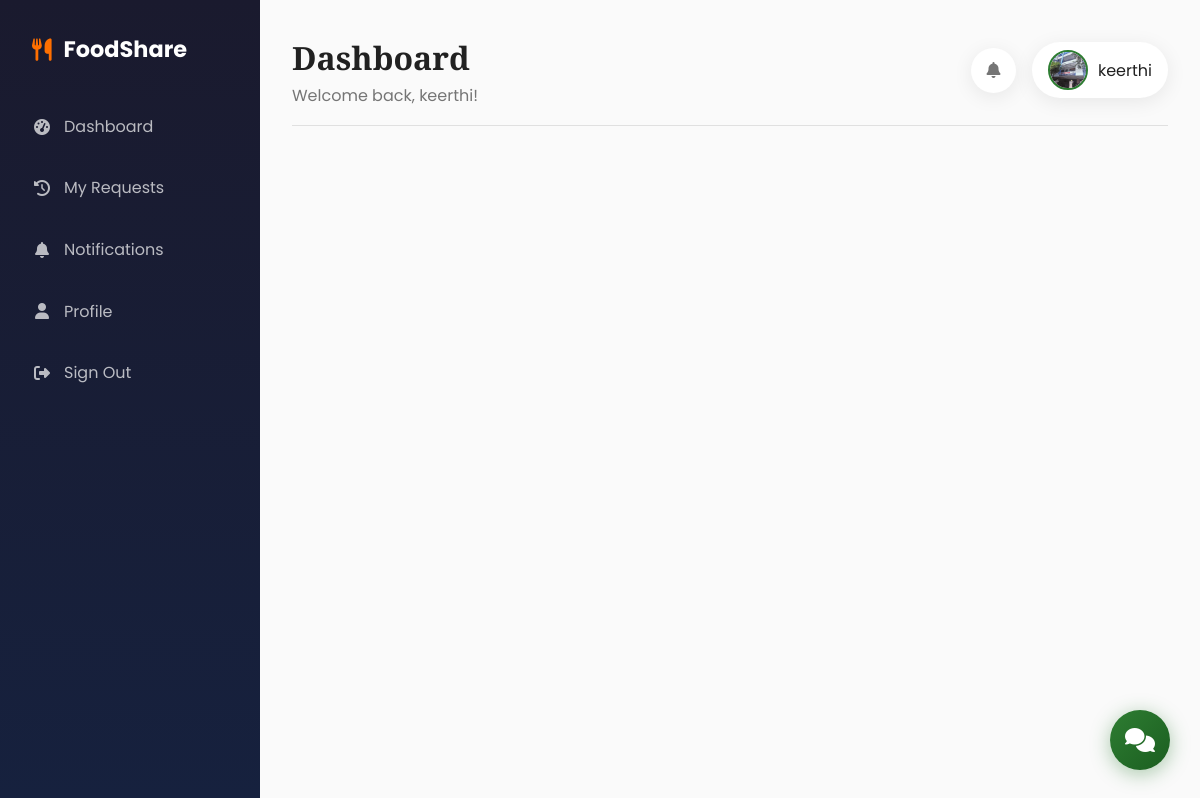
The app's page / (signed in) with its own data.
### app.py (models this page shows)
class User(UserMixin, db.Model):
    id = db.Column(db.Integer, primary_key=True)
    username = db.Column(db.String(100), unique=True, nullable=False)
    email = db.Column(db.String(120), unique=True, nullable=False)
    password_hash = db.Column(db.String(200), nullable=False)
    role = db.Column(db.String(20), nullable=False)  # donor, ngo, volunteer, admin
    bio = db.Column(db.Text, default="")
    profile_image = db.Column(db.String(200), default="default.png")
    contact_no = db.Column(db.String(20), default="")
    organization_name = db.Column(db.String(100), default="")
    address = db.Column(db.String(300), default="")
    created_at = db.Column(db.DateTime, default=datetime.utcnow)
    donations = db.relationship('Donation', backref='donor', lazy=True)

### app.py (the view)
@app.route('/')
def index():
    return render_template('index.html')

### app.py (called while the page is built)
@login_manager.user_loader
def load_user(user_id):
    return User.query.get(int(user_id))

### templates/index.html (shortened to what this page needs)
{% extends "base.html" %}

### templates/base.html (shortened to what this page needs)
<!DOCTYPE html>
<html lang="en">
<head>
    <link rel="stylesheet" href="https://cdnjs.cloudflare.com/ajax/libs/font-awesome/6.4.0/css/all.min.css">
</head>
<body>
    {% if current_user.is_authenticated %}
    <aside class="sidebar">
        <div class="sidebar-brand">
            <i class="fas fa-utensils"></i>
            <span>FoodShare</span>
        </div>
        <ul class="sidebar-menu">
            {% if current_user.role == 'admin' %}
            <li><a href="{{ url_for('admin_dashboard') }}"><i class="fas fa-tachometer-alt"></i> Dashboard</a></li>
            <li><a href="{{ url_for('history') }}"><i class="fas fa-history"></i> History</a></li>
            {% elif current_user.role == 'donor' %}
            <li><a href="{{ url_for('donor_dashboard') }}"><i class="fas fa-tachometer-alt"></i> Dashboard</a></li>
            <li><a href="{{ url_for('post_donation') }}"><i class="fas fa-plus-circle"></i> Post Donation</a></li>
            <li><a href="{{ url_for('history') }}"><i class="fas fa-history"></i> My Donations</a></li>
            {% elif current_user.role == 'ngo' %}
            <li><a href="{{ url_for('ngo_dashboard') }}"><i class="fas fa-tachometer-alt"></i> Dashboard</a></li>
            <li><a href="{{ url_for('history') }}"><i class="fas fa-history"></i> My Requests</a></li>
            {% elif current_user.role == 'volunteer' %}
            <li><a href="{{ url_for('volunteer_dashboard') }}"><i class="fas fa-tachometer-alt"></i> Dashboard</a></li>
            <li><a href="{{ url_for('history') }}"><i class="fas fa-history"></i> Delivery History</a></li>
            {% endif %}
            <li><a href="{{ url_for('notifications') }}"><i class="fas fa-bell"></i> Notifications</a></li>
            <li><a href="{{ url_for('profile') }}"><i class="fas fa-user"></i> Profile</a></li>
            <li><a href="{{ url_for('logout') }}"><i class="fas fa-sign-out-alt"></i> Sign Out</a></li>
        </ul>
    </aside>
    <main class="main-content">
        <header class="main-header">
            <div>
                <h1>{% block page_title %}Dashboard{% endblock %}</h1>
                <p style="color: var(--text-secondary);">Welcome back, {{ current_user.username }}!</p>
            </div>
            <div class="header-actions">
                <a href="{{ url_for('notifications') }}" class="notification-bell">
                    <i class="fas fa-bell"></i>
                    {% set unread = notifications|length if notifications else 0 %}
                </a>
                <a href="{{ url_for('profile') }}" class="user-menu">
                    <img src="{{ url_for('static', filename='uploads/' + current_user.profile_image) }}" alt="Profile" class="avatar">
                    <span>{{ current_user.username }}</span>
                </a>
            </div>
        </header>
    </main>
    {% endif %}
    <button class="chatbot-toggle" onclick="toggleChatbot()">
        <i class="fas fa-comments"></i>
    </button>
</body>
</html>

### templates/base.html (style rules this page uses)
:root { --primary: #2E7D32; --primary-dark: #1B5E20; --secondary: #FF6F00; --accent: #00ACC1; --bg-light: #FAFAFA; --bg-dark: #1A1A2E; --card-bg: #FFFFFF; --text-primary: #212121; --text-secondary: #757575; --success: #4CAF50; --warning: #FFC107; --error: #F44336; --shadow: 0 4px 20px rgba(0,0,0,0.08); --shadow-hover: 0 8px 30px rgba(0,0,0,0.15); }
* { margin: 0; padding: 0; box-sizing: border-box; }
body { font-family: 'Poppins', sans-serif; background: var(--bg-light); color: var(--text-primary); line-height: 1.6; overflow-x: hidden; }
h1, h2, h3, h4, h5 { font-family: 'Playfair Display', serif; }
.avatar { width: 40px; height: 40px; border-radius: 50%; object-fit: cover; border: 2px solid var(--primary); }
.sidebar { position: fixed; left: 0; top: 0; bottom: 0; width: 260px; background: linear-gradient(180deg, var(--bg-dark) 0%, #16213e 100%); padding: 2rem 1rem; z-index: 100; overflow-y: auto; }
.sidebar-brand { display: flex; align-items: center; gap: 12px; color: white; font-size: 1.4rem; font-weight: 700; margin-bottom: 2rem; padding: 0 1rem; }
.sidebar-brand i { color: var(--secondary); }
.sidebar-menu { list-style: none; }
.sidebar-menu li { margin-bottom: 0.5rem; }
.sidebar-menu a { display: flex; align-items: center; gap: 12px; padding: 0.875rem 1rem; color: rgba(255,255,255,0.7); text-decoration: none; border-radius: 12px; transition: all 0.3s; }
.sidebar-menu i { width: 20px; text-align: center; }
.main-content { margin-left: 260px; padding: 2rem; min-height: 100vh; background: var(--bg-light); }
.main-header { display: flex; justify-content: space-between; align-items: center; margin-bottom: 2rem; padding-bottom: 1rem; border-bottom: 1px solid #e0e0e0; }
.main-header h1 { font-size: 2rem; color: var(--text-primary); }
.header-actions { display: flex; align-items: center; gap: 1rem; }
.notification-bell { position: relative; width: 45px; height: 45px; background: white; border-radius: 50%; display: flex; align-items: center; justify-content: center; box-shadow: var(--shadow); cursor: pointer; color: var(--text-secondary); text-decoration: none; }
.user-menu { display: flex; align-items: center; gap: 10px; padding: 0.5rem 1rem; background: white; border-radius: 30px; box-shadow: var(--shadow); cursor: pointer; text-decoration: none; color: var(--text-primary); }
.chatbot-toggle { position: fixed; bottom: 30px; right: 30px; width: 60px; height: 60px; background: linear-gradient(135deg, var(--primary) 0%, var(--primary-dark) 100%); border-radius: 50%; display: flex; align-items: center; justify-content: center; color: white; font-size: 1.5rem; cursor: pointer; box-shadow: 0 4px 20px rgba(46, 125, 50, 0.4); z-index: 1000; transition: all 0.3s; border: none; }

### records on screen
User: username "keerthi", profile_image (picture)
